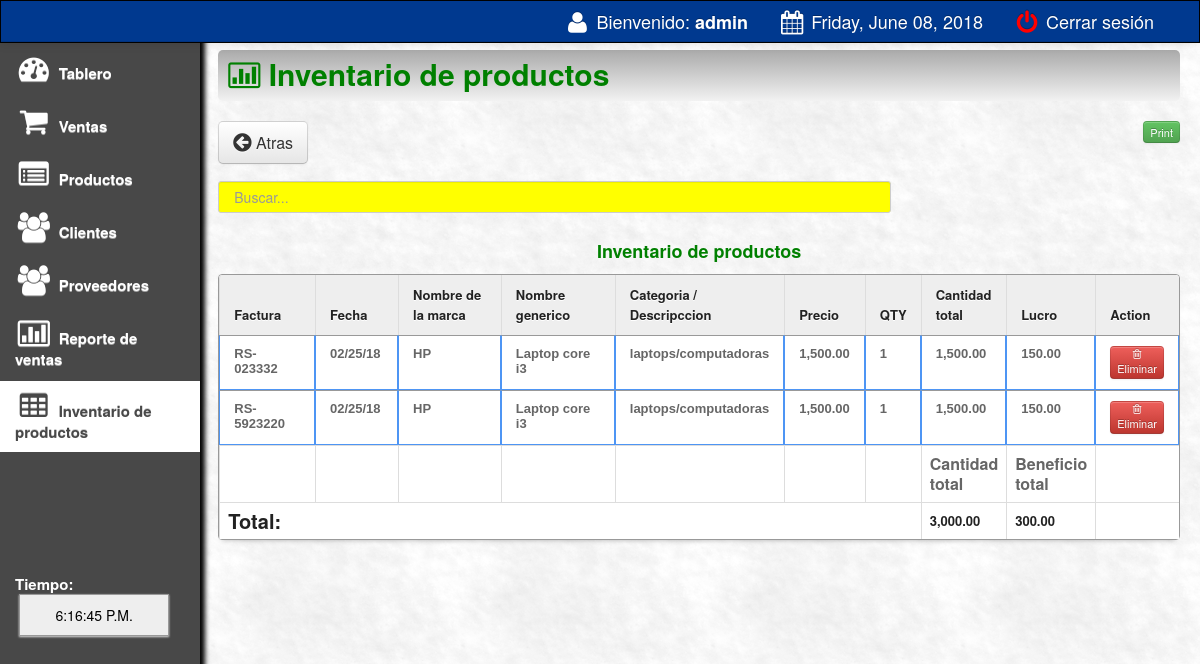
The page /main/sales_inventory.php (signed in) on the database its author committed.
### tables this page shows
CREATE TABLE `sales_order` (
  `transaction_id` int(11) NOT NULL,
  `invoice` varchar(100) NOT NULL,
  `product` varchar(100) NOT NULL,
  `qty` varchar(100) NOT NULL,
  `amount` varchar(100) NOT NULL,
  `profit` varchar(100) NOT NULL,
  `product_code` varchar(150) NOT NULL,
  `gen_name` varchar(200) NOT NULL,
  `name` varchar(200) NOT NULL,
  `price` varchar(100) NOT NULL,
  `discount` varchar(100) NOT NULL,
  `date` varchar(500) NOT NULL
);

### main/sales_inventory.php (the view, shortened to what this page needs)
<html>
<head>
 <link href="css/bootstrap.css" rel="stylesheet">
    <link rel="stylesheet" type="text/css" href="css/DT_bootstrap.css">
  <link rel="stylesheet" href="css/font-awesome.min.css">
    <link href="css/bootstrap-responsive.css" rel="stylesheet">
<link href="../style.css" media="screen" rel="stylesheet" type="text/css" />
<link href="src/facebox.css" media="screen" rel="stylesheet" type="text/css" />
<link rel="stylesheet" type="text/css" href="tcal.css" />
</head>
<?php
function createRandomPassword() {
	$chars = "003232303232023232023456789";
	$i = 0;
	$pass = '' ;
	while ($i <= 7) {
		$num = rand() % 33;
		$tmp = substr($chars, $num, 1);
		$pass = $pass . $tmp;
		$i++;
	}
	return $pass;
}
$finalcode='RS-'.createRandomPassword();
?>
<body>
<?php include('navfixed.php');?>
<div class="container-fluid">
      <div class="row-fluid">
	<div class="span2">
          <div class="well sidebar-nav">
              <ul class="nav nav-list">
              <li><a href="index.php"><i class="icon-dashboard icon-2x"></i> Tablero </a></li>
			<li><a href="sales.php?id=cash&invoice=<?php echo $finalcode ?>"><i class="icon-shopping-cart icon-2x"></i> Ventas</a>  </li>
			<li><a href="products.php"><i class="icon-list-alt icon-2x"></i> Productos</a>                                     </li>
			<li><a href="customer.php"><i class="icon-group icon-2x"></i> Clientes</a>                                    </li>
			<li><a href="supplier.php"><i class="icon-group icon-2x"></i> Proveedores</a>                                    </li>
			<li><a href="salesreport.php?d1=0&d2=0"><i class="icon-bar-chart icon-2x"></i> Reporte de ventas</a>                </li>
			<li class="active"><a href="sales_inventory.php"><i class="icon-table icon-2x"></i> Inventario de productos</a>                </li>
			<br><br><br><br><br><br>
			<li>
			 <div class="hero-unit-clock">
			<form name="clock">
			<font color="white">Tiempo: <br></font>&nbsp;<input style="width:150px;" type="submit" class="trans" name="face" value="">
			</form>
			  </div>
			</li>
				</ul>
          </div>
        </div>
	<div class="span10">
	<div class="contentheader">
			<i class="icon-bar-chart"></i> Inventario de productos
			</div>
<br>
<a  href="index.php"><button class="btn btn-default btn-large" style="float: left;"><i class="icon icon-circle-arrow-left icon-large"></i> Atras</button></a>
	<div style="float:right;">
<button  style="float:left;" class="btn btn-success btn-mini"><a href="javascript:Clickheretoprint()"> Print</button></a>
</div>
<br>
<br>
<br>
<input type="text" style="padding:15px;" name="filter" value="" id="filter" placeholder="Buscar..." autocomplete="off" />
<div class="content" id="content">
<br><br><br>
<center><strong>Inventario de productos</strong></center>
<table class="table table-bordered" id="resultTable" data-responsive="table" style="text-align: left;">
	<thead>
		<tr>
			<th width="12%"> Factura </th>
			<th width="9%"> Fecha </th>
			<th width="14%"> Nombre de la marca </th>
			<th width="16%"> Nombre generico </th>
			<th width="15%"> Categoria / Descripccion </th>
			<th > Precio </th>
			<th> QTY </th>
			<th width="8%"> Cantidad total </th>
			<th width="8%"> Lucro </th>
			<th > Action </th>
		</tr>
	</thead>
	<tbody>
			<?php
			function formatMoney($number, $fractional=false) {
					if ($fractional) {
						$number = sprintf('%.2f', $number);
					}
					while (true) {
						$replaced = preg_replace('/(-?\d+)(\d\d\d)/', '$1,$2', $number);
						if ($replaced != $number) {
							$number = $replaced;
						} else {
							break;
						}
					}
					return $number;
				}
				include('../connect.php');
				$result = $db->prepare("SELECT * FROM sales_order ORDER BY transaction_id DESC");
				$result->execute();
				for($i=0; $row = $result->fetch(); $i++){
			?>
			<tr class="record">
			<td><?php echo $row['invoice']; ?></td>
			<td><?php echo $row['date']; ?></td>
			<td><?php echo $row['product_code']; ?></td>
			<td><?php echo $row['gen_name']; ?></td>
			<td><?php echo $row['name']; ?></td>
			<td><?php
			$price=$row['price'];
			echo formatMoney($price, true);
			?></td>
						<td><?php echo $row['qty']; ?></td>
			<td><?php
			$oprice=$row['amount'];
			echo formatMoney($oprice, true);
			?></td>
				<td><?php
			$pprice=$row['profit'];
			echo formatMoney($pprice, true);
			?></td>
			<td>
			<a href="deletesalesinventory.php?id=<?php echo $row['transaction_id']; ?>&qty=<?php echo $row['qty'];?>"><button class="btn btn-mini btn-danger"><i class="icon icon-trash"></i> Eliminar </button></a>
			</tr>
			<?php
				}
			?>
			<tr>
				<th></th>
				<th></th>
				<th></th>
				<th></th>
				<th></th>
				<th></th>
				<th></th>
				<th>Cantidad total</th>
				<th>Beneficio total</th>
				<th></th>
			<tr>
			<tr>
				<th colspan="7"><strong style="font-size: 20px; color: #222222;">Total:</strong></th>
				<th colspan="1"><strong style="font-size: 13px; color: #222222;">
				<?php
				$resultas = $db->prepare("SELECT sum(amount) from sales_order");
				$resultas->bindParam(':a', $sdsd);
				$resultas->execute();
				for($i=0; $rowas = $resultas->fetch(); $i++){
				$fgfg=$rowas['sum(amount)'];
				echo formatMoney($fgfg, true);
				}
				?>
				</strong></th>
				<th colspan="1"><strong style="font-size: 13px; color: #222222;">
				<?php
				$resultas = $db->prepare("SELECT sum(profit) from sales_order");
				$resultas->bindParam(':b', $sdsd);
				$resultas->execute();
				for($i=0; $rowas = $resultas->fetch(); $i++){
				$fgfg=$rowas['sum(profit)'];
				echo formatMoney($fgfg, true);
				}
				?>
					</th>
					<th></th>
			</tr>
	</tbody>
</table>
</div>
</div>
</div>
</div>
</body>
<?php include('footer.php');?>
</html>

### main/navfixed.php (shortened to what this page needs)
<div class="navbar navbar-inverse navbar-fixed-top">
     <div class="navbar-inner">
       <div class="container-fluid">
         <div class="nav-collapse collapse">
           <ul class="nav pull-right">
             <li><a><i class="icon-user icon-large"></i> Bienvenido:<strong> <?php echo $_SESSION['SESS_LAST_NAME'];?></strong></a></li>
		 <li><a> <i class="icon-calendar icon-large"></i>
							<?php
							$Today = date('y:m:d',time());
							$new = date('l, F d, Y', strtotime($Today));
							echo $new;
							?>
			</a></li>
             <li><a href="../index.php"><font color="red"><i class="icon-off icon-large"></i></font> Cerrar sesión</a></li>
           </ul>
         </div>
       </div>
     </div>
   </div>

### main/footer.php (shortened to what this page needs)
<link href="vendors/chosen.min.css" rel="stylesheet" media="screen">

### style.css (style rules this page uses)
td a { color:red; }
input { border: 1px solid #999; background: #EEEEEE; padding: 10px; box-shadow:0 1px 2px #ddd; -moz-box-shadow:0 1px 2px #ddd; -webkit-box-shadow:0 1px 2px #ddd; }
button a, a:hover { color:#fff; text-decoration:none; }
#filter { width: 70%; float:left; }
#resultTable { border-collapse: separate; background-color: #FFFFFF; border-spacing: 0; max-width: 100%; }
#resultTable { color: #666666; text-shadow: 0 1px 0 #FFFFFF; width: 100%; border: 1px solid #999999; box-shadow: 0 5px 5px -5px rgba(0, 0, 0, 0.3); margin-top: 13px; }
#resultTable thead tr th { background: none repeat scroll 0 0 #EEEEEE; color: #222222; padding: 10px 14px; text-align: left; border-top: 0 none; font-size: 13px; }
#resultTable tbody tr td { font: bold 13px 'Arial'; text-align: left; padding: 10px 14px; border-top: 1px solid #999999; }
#resultTable td { padding:7px; border:#4e95f4 1px solid; }
#resultTable tr { background: #fff; }

### main/sales_inventory.php (style rules this page uses)
body { padding-top: 60px; padding-bottom: 40px; }
.sidebar-nav { padding: 9px 0; }

### rows shown on the page
sales_order: invoice "RS-023332", date "02/25/18", product_code "HP", gen_name "Laptop core i3", name "laptops/computadoras", price "1,500.00", qty "1", amount "1,500.00", profit "150.00"
sales_order: invoice "RS-5923220", date "02/25/18", product_code "HP", gen_name "Laptop core i3", name "laptops/computadoras", price "1,500.00", qty "1", amount "1,500.00", profit "150.00"

### other values the page prints
$_SESSION['SESS_LAST_NAME'] "admin"
formatMoney($fgfg, true) "3,000.00"
formatMoney($fgfg, true) "300.00"
